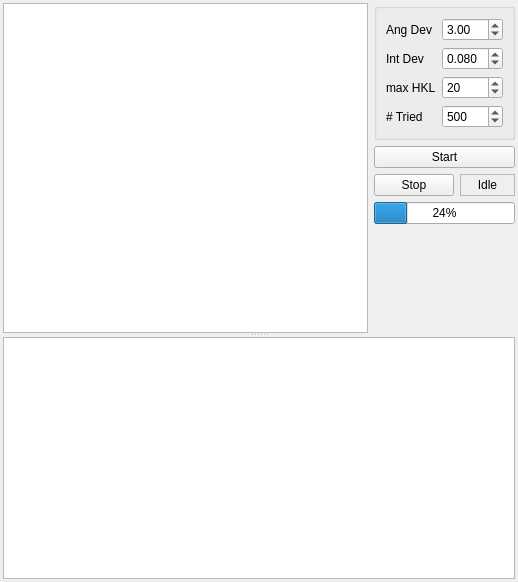
<ui version="4.0" >
 <class>Indexing</class>
 <widget class="QWidget" name="Indexing" >
  <property name="geometry" >
   <rect>
    <x>0</x>
    <y>0</y>
    <width>518</width>
    <height>582</height>
   </rect>
  </property>
  <property name="windowTitle" >
   <string>Indexing</string>
  </property>
  <property name="windowIcon" >
   <iconset resource="icons/icons.qrc" >
    <normaloff>:/Index.png</normaloff>:/Index.png</iconset>
  </property>
  <layout class="QGridLayout" name="gridLayout_3" >
   <property name="margin" >
    <number>3</number>
   </property>
   <property name="spacing" >
    <number>3</number>
   </property>
   <item row="0" column="0" >
    <widget class="QSplitter" name="splitter" >
     <property name="orientation" >
      <enum>Qt::Vertical</enum>
     </property>
     <widget class="QWidget" name="layoutWidget" >
      <layout class="QGridLayout" name="gridLayout_2" >
       <item rowspan="5" row="0" column="0" >
        <widget class="QTableView" name="SolutionSelector" >
         <property name="sizePolicy" >
          <sizepolicy vsizetype="Expanding" hsizetype="MinimumExpanding" >
           <horstretch>0</horstretch>
           <verstretch>0</verstretch>
          </sizepolicy>
         </property>
         <property name="editTriggers" >
          <set>QAbstractItemView::NoEditTriggers</set>
         </property>
         <property name="selectionMode" >
          <enum>QAbstractItemView::SingleSelection</enum>
         </property>
         <property name="selectionBehavior" >
          <enum>QAbstractItemView::SelectRows</enum>
         </property>
         <property name="sortingEnabled" >
          <bool>true</bool>
         </property>
        </widget>
       </item>
       <item row="0" column="1" colspan="2" >
        <widget class="QGroupBox" name="groupBox" >
         <property name="title" >
          <string/>
         </property>
         <property name="flat" >
          <bool>true</bool>
         </property>
         <layout class="QGridLayout" name="gridLayout" >
          <item row="0" column="0" >
           <widget class="QLabel" name="label" >
            <property name="text" >
             <string>Ang Dev</string>
            </property>
           </widget>
          </item>
          <item row="0" column="1" >
           <widget class="QDoubleSpinBox" name="AngDev" >
            <property name="singleStep" >
             <double>0.250000000000000</double>
            </property>
            <property name="value" >
             <double>3.000000000000000</double>
            </property>
           </widget>
          </item>
          <item row="1" column="0" >
           <widget class="QLabel" name="label_2" >
            <property name="text" >
             <string>Int Dev</string>
            </property>
           </widget>
          </item>
          <item row="1" column="1" >
           <widget class="QDoubleSpinBox" name="IntDev" >
            <property name="decimals" >
             <number>3</number>
            </property>
            <property name="maximum" >
             <double>0.500000000000000</double>
            </property>
            <property name="singleStep" >
             <double>0.010000000000000</double>
            </property>
            <property name="value" >
             <double>0.080000000000000</double>
            </property>
           </widget>
          </item>
          <item row="2" column="0" >
           <widget class="QLabel" name="label_3" >
            <property name="text" >
             <string>max HKL</string>
            </property>
           </widget>
          </item>
          <item row="2" column="1" >
           <widget class="QSpinBox" name="MaxIdx" >
            <property name="minimum" >
             <number>1</number>
            </property>
            <property name="maximum" >
             <number>200</number>
            </property>
            <property name="value" >
             <number>20</number>
            </property>
           </widget>
          </item>
          <item row="3" column="0" >
           <widget class="QLabel" name="label_4" >
            <property name="text" >
             <string># Tried </string>
            </property>
           </widget>
          </item>
          <item row="3" column="1" >
           <widget class="QSpinBox" name="numberOfTried" >
            <property name="minimum" >
             <number>10</number>
            </property>
            <property name="maximum" >
             <number>99999</number>
            </property>
            <property name="singleStep" >
             <number>100</number>
            </property>
            <property name="value" >
             <number>500</number>
            </property>
           </widget>
          </item>
         </layout>
        </widget>
       </item>
       <item row="1" column="1" colspan="2" >
        <widget class="QPushButton" name="startButton" >
         <property name="text" >
          <string>Start</string>
         </property>
        </widget>
       </item>
       <item row="2" column="1" >
        <widget class="QPushButton" name="stopButton" >
         <property name="text" >
          <string>Stop</string>
         </property>
        </widget>
       </item>
       <item row="2" column="2" >
        <widget class="QLabel" name="runLabel" >
         <property name="autoFillBackground" >
          <bool>true</bool>
         </property>
         <property name="frameShape" >
          <enum>QFrame::StyledPanel</enum>
         </property>
         <property name="frameShadow" >
          <enum>QFrame::Sunken</enum>
         </property>
         <property name="text" >
          <string>Idle</string>
         </property>
         <property name="alignment" >
          <set>Qt::AlignCenter</set>
         </property>
        </widget>
       </item>
       <item row="4" column="1" colspan="2" >
        <spacer name="verticalSpacer" >
         <property name="orientation" >
          <enum>Qt::Vertical</enum>
         </property>
         <property name="sizeHint" stdset="0" >
          <size>
           <width>20</width>
           <height>40</height>
          </size>
         </property>
        </spacer>
       </item>
       <item row="3" column="1" colspan="2" >
        <widget class="QProgressBar" name="progress" >
         <property name="value" >
          <number>24</number>
         </property>
        </widget>
       </item>
      </layout>
     </widget>
     <widget class="QTableView" name="SolutionDisplay" >
      <property name="selectionMode" >
       <enum>QAbstractItemView::NoSelection</enum>
      </property>
     </widget>
    </widget>
   </item>
  </layout>
 </widget>
 <resources>
  <include location="icons/icons.qrc" />
 </resources>
 <connections/>
</ui>
